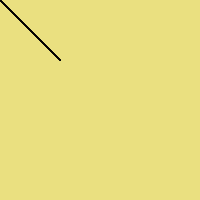
Frame 1 (no input)
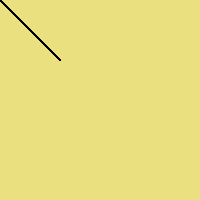
Frame 60 (the mouse pressed at the canvas centre just before this capture)
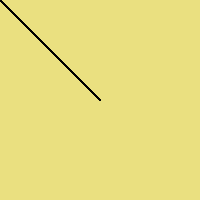
Frame 120 (the mouse held since frame 60 and released just before this capture)

The Processing sketch that drew these frames (run headless with seeded random() and noise(); from frame 60 on, the mouse is pressed at the canvas centre):

// Processing sketch: processing_96536
// ── processing_96536.pde

void setup() {
  size(200, 200);
  background(#EAE080);
}
void draw() {
  stroke(0);
  fill(mouseX/2, 100, mouseY*6, 100);
  for (float i =150; i < 200; i += 5) {
    fill(mouseX*7, 155, mouseY*2, 255);
    triangle(mouseX, mouseY, mouseX, mouseY, mouseX, mouseY);
    triangle(mouseX, mouseY, 60, 60, 30, 30);
  }
}
